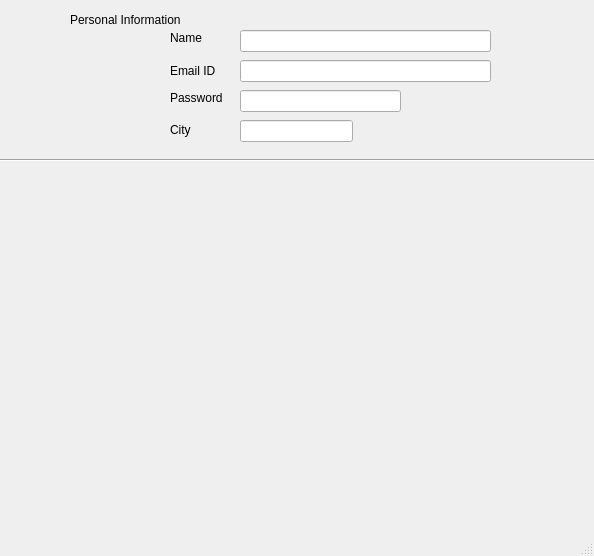
<?xml version="1.0" encoding="UTF-8"?>
<ui version="4.0">
 <class>MainWindow</class>
 <widget class="QMainWindow" name="MainWindow">
  <property name="geometry">
   <rect>
    <x>0</x>
    <y>0</y>
    <width>594</width>
    <height>556</height>
   </rect>
  </property>
  <property name="windowTitle">
   <string>Sign Up</string>
  </property>
  <widget class="QWidget" name="centralwidget">
   <widget class="Line" name="line">
    <property name="geometry">
     <rect>
      <x>-10</x>
      <y>150</y>
      <width>791</width>
      <height>20</height>
     </rect>
    </property>
    <property name="orientation">
     <enum>Qt::Horizontal</enum>
    </property>
   </widget>
   <widget class="QLabel" name="label_2">
    <property name="geometry">
     <rect>
      <x>170</x>
      <y>30</y>
      <width>55</width>
      <height>16</height>
     </rect>
    </property>
    <property name="text">
     <string>Name</string>
    </property>
   </widget>
   <widget class="QLabel" name="label_3">
    <property name="geometry">
     <rect>
      <x>170</x>
      <y>60</y>
      <width>61</width>
      <height>21</height>
     </rect>
    </property>
    <property name="text">
     <string>Email ID</string>
    </property>
   </widget>
   <widget class="QLabel" name="label_4">
    <property name="geometry">
     <rect>
      <x>170</x>
      <y>90</y>
      <width>55</width>
      <height>16</height>
     </rect>
    </property>
    <property name="text">
     <string>Password</string>
    </property>
   </widget>
   <widget class="QLabel" name="label_5">
    <property name="geometry">
     <rect>
      <x>170</x>
      <y>120</y>
      <width>31</width>
      <height>20</height>
     </rect>
    </property>
    <property name="text">
     <string>City</string>
    </property>
   </widget>
   <widget class="QLineEdit" name="lineEdit">
    <property name="geometry">
     <rect>
      <x>240</x>
      <y>30</y>
      <width>251</width>
      <height>22</height>
     </rect>
    </property>
   </widget>
   <widget class="QLineEdit" name="lineEdit_2">
    <property name="geometry">
     <rect>
      <x>240</x>
      <y>60</y>
      <width>251</width>
      <height>22</height>
     </rect>
    </property>
   </widget>
   <widget class="QLineEdit" name="lineEdit_3">
    <property name="geometry">
     <rect>
      <x>240</x>
      <y>90</y>
      <width>161</width>
      <height>22</height>
     </rect>
    </property>
    <property name="echoMode">
     <enum>QLineEdit::Password</enum>
    </property>
   </widget>
   <widget class="QLineEdit" name="lineEdit_4">
    <property name="geometry">
     <rect>
      <x>240</x>
      <y>120</y>
      <width>113</width>
      <height>22</height>
     </rect>
    </property>
   </widget>
   <widget class="QLabel" name="label">
    <property name="geometry">
     <rect>
      <x>70</x>
      <y>10</y>
      <width>131</width>
      <height>20</height>
     </rect>
    </property>
    <property name="text">
     <string>Personal Information</string>
    </property>
   </widget>
   <widget class="QWidget" name="formLayoutWidget">
    <property name="geometry">
     <rect>
      <x>-1</x>
      <y>9</y>
      <width>631</width>
      <height>161</height>
     </rect>
    </property>
    <layout class="QFormLayout" name="formLayout"/>
   </widget>
  </widget>
  <widget class="QMenuBar" name="menubar">
   <property name="geometry">
    <rect>
     <x>0</x>
     <y>0</y>
     <width>594</width>
     <height>26</height>
    </rect>
   </property>
  </widget>
  <widget class="QStatusBar" name="statusbar"/>
 </widget>
 <resources/>
 <connections/>
</ui>
